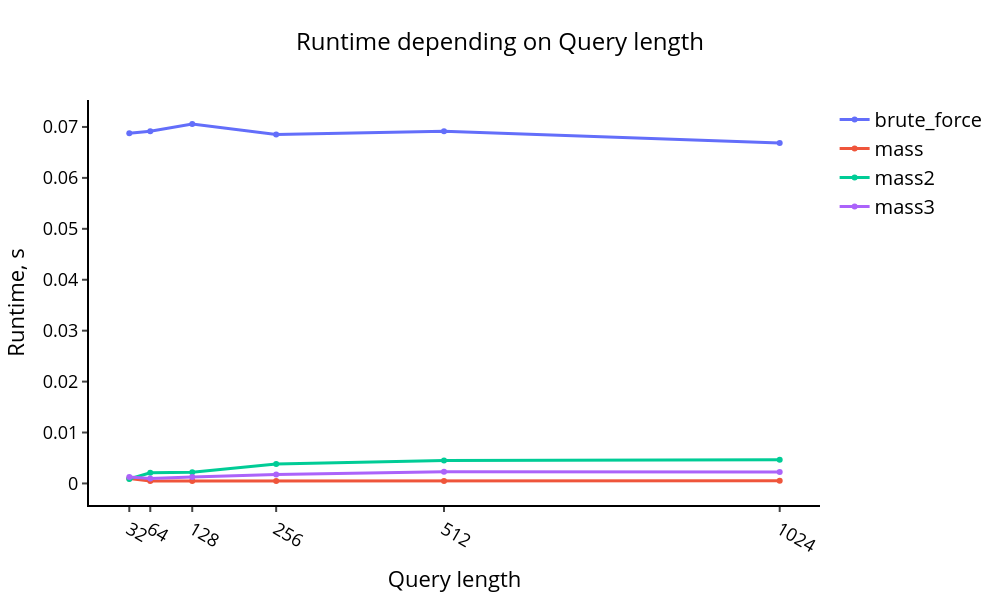

The notebook cell this image was saved under:
### Code cell
comparison_param = np.array(algorithms)

visualize_plot_times(times_exp2, comparison_param, exp2_params)

### Figure 1 — Plotly figure (JSON) as saved in the notebook; plotly's stock layout.template omitted (floating-point values rounded to 4 significant figures)
{"data": [{"line": {"width": 3}, "name": "brute_force", "type": "scatter", "x": [32, 64, 128, 256, 512, 1024], "y": [0.06877, 0.06916, 0.07058, 0.06854, 0.06914, 0.06686]}, {"line": {"width": 3}, "name": "mass", "type": "scatter", "x": [32, 64, 128, 256, 512, 1024], "y": [0.0009765, 0.000497, 0.0004811, 0.0004881, 0.0004962, 0.000508]}, {"line": {"width": 3}, "name": "mass2", "type": "scatter", "x": [32, 64, 128, 256, 512, 1024], "y": [0.0008837, 0.0021, 0.00221, 0.003815, 0.004525, 0.004657]}, {"line": {"width": 3}, "name": "mass3", "type": "scatter", "x": [32, 64, 128, 256, 512, 1024], "y": [0.001267, 0.0009878, 0.001248, 0.001761, 0.002319, 0.002271]}], "layout": {"height": 600, "legend": {"font": {"color": "black", "size": 20}}, "paper_bgcolor": "rgba(0, 0, 0, 0)", "plot_bgcolor": "rgba(0, 0, 0, 0)", "title": {"font": {"color": "black", "size": 24}, "text": "Runtime depending on Query length", "x": 0.5, "xanchor": "center"}, "width": 1000, "xaxis": {"autorange": true, "linecolor": "#000", "linewidth": 2, "range": [-29.47, 1085.0], "showgrid": false, "tickfont": {"color": "black", "size": 18}, "ticks": "outside", "tickvals": [32, 64, 128, 256, 512, 1024], "tickwidth": 2, "title": {"font": {"color": "black", "size": 22}, "text": "Query length"}, "type": "linear"}, "yaxis": {"autorange": true, "linecolor": "#000", "linewidth": 2, "range": [-0.004234, 0.0753], "showgrid": false, "tickfont": {"color": "black", "size": 18}, "ticks": "outside", "tickwidth": 2, "title": {"font": {"color": "black", "size": 22}, "text": "Runtime, s"}, "type": "linear", "zeroline": false}}}
